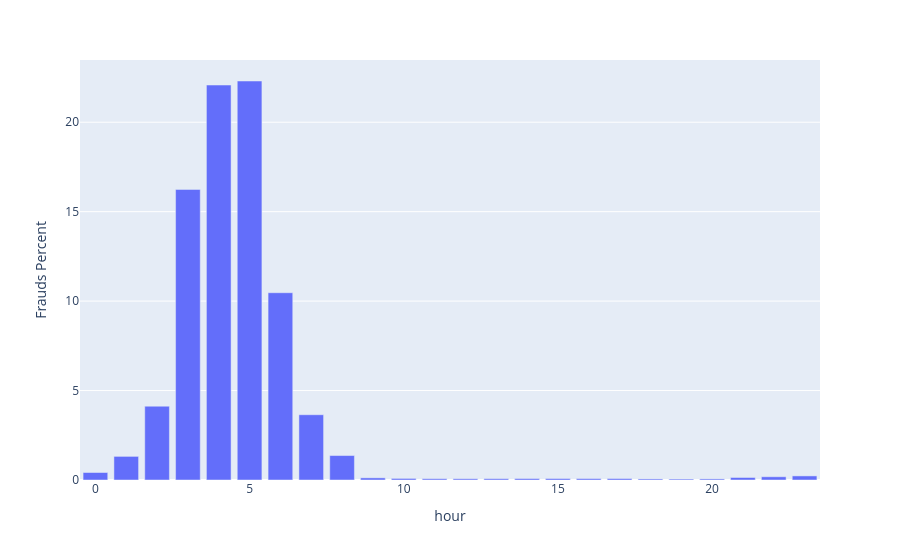

The notebook cell this image was saved under:
### Code cell
plt.figure(figsize=(10,8))
px.bar(frauds_by_hour, x = "hour", y="Frauds Percent")

### Figure 1 — Plotly figure (JSON) as saved in the notebook; plotly's stock layout.template omitted (floating-point values rounded to 4 significant figures)
{"data": [{"hovertemplate": "hour=%{x}<br>Frauds Percent=%{y}<extra></extra>", "legendgroup": "", "marker": {"color": "#636efa", "pattern": {"shape": ""}}, "name": "", "orientation": "v", "showlegend": false, "textposition": "auto", "type": "bar", "x": [0, 1, 2, 3, 4, 5, 6, 7, 8, 9, 10, 11, 12, 13, 14, 15, 16, 17, 18, 19, 20, 21, 22, 23], "xaxis": "x", "y": [0.4191, 1.32, 4.125, 16.24, 22.08, 22.3, 10.47, 3.649, 1.367, 0.1203, 0.08808, 0.07265, 0.07013, 0.07386, 0.08029, 0.08184, 0.07812, 0.08024, 0.05909, 0.05279, 0.0614, 0.14, 0.1804, 0.2287], "yaxis": "y"}], "layout": {"barmode": "relative", "legend": {"tracegroupgap": 0}, "margin": {"t": 60}, "xaxis": {"anchor": "y", "domain": [0, 1], "title": {"text": "hour"}}, "yaxis": {"anchor": "x", "domain": [0, 1], "title": {"text": "Frauds Percent"}}}}
